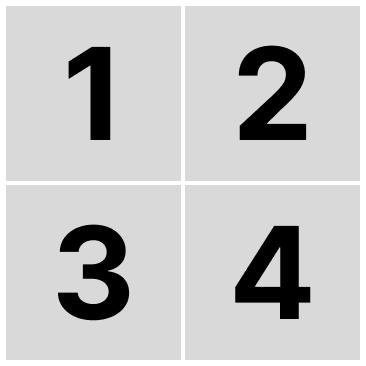
#> input picture docs/intro.jpg, 366 x 366 px, given in place of 1.png, which was not available
$ python p.py
#> lines starting #> are read from the running program, lines starting #| are printed output that depends on the picture; pictures that were not available may be replaced by others from this repository, and a replacement may not be noted
from PIL import Image, ImageOps

# допустим есть 4 картинки одинакового размера
img_size = (175, 175)


# Открываем картинки
img1 = Image.open('docs/1.png')
#> img1 is the input picture: PIL image 366x366 RGB; min 0, max 255, mean 199.5
img2 = Image.open('docs/2.png')
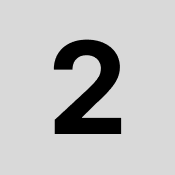
#> input picture docs/2.png, 175 x 175 px
#> img2 is the input picture: PIL image 175x175 RGBA; mean R, G, B, A 192.7, 192.7, 192.7, 255
img3 = Image.open('docs/3.png')
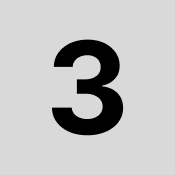
#> input picture docs/3.png, 175 x 175 px
#> img3 is the input picture: PIL image 175x175 RGBA; mean R, G, B, A 192.1, 192.1, 192.1, 255
img4 = Image.open('docs/4.png')
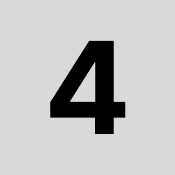
#> input picture docs/4.png, 175 x 175 px
#> img4 is the input picture: PIL image 175x175 RGBA; mean R, G, B, A 191.1, 191.1, 191.1, 255

# получаем размеры картинок
img1_size = img1.size
#> img1_size = (366, 366)
img2_size = img2.size
#> img2_size = (175, 175)
img3_size = img2.size
#> img3_size = (175, 175)
img2_size = img2.size

# рамка для картинок на постере
border = 4

# если картинки одинакового размера, то
# ширина фона => img1_size[0] * 2 + border
# высота фона => img1_size[1] * 2 + border
# следовательно размер фонового изображения
new_img_size = (img1_size[0] * 2 + border,
                img1_size[1] * 2 + border)
#> new_img_size = (736, 736)
# создаем фоновое изображение размером `new_img_size`
img = Image.new('RGB', new_img_size, '#ffffff')
#> img: PIL image 736x736 RGB; every value is 255

# вставляем картинки в фоновое изображение
# отступ у первой картинки (0, 0)
img.paste(img1, (0, 0))
# отступ у второй картинки (img_01_size[0] + 2, 0)
img.paste(img2, (img1_size[0] + border, 0))
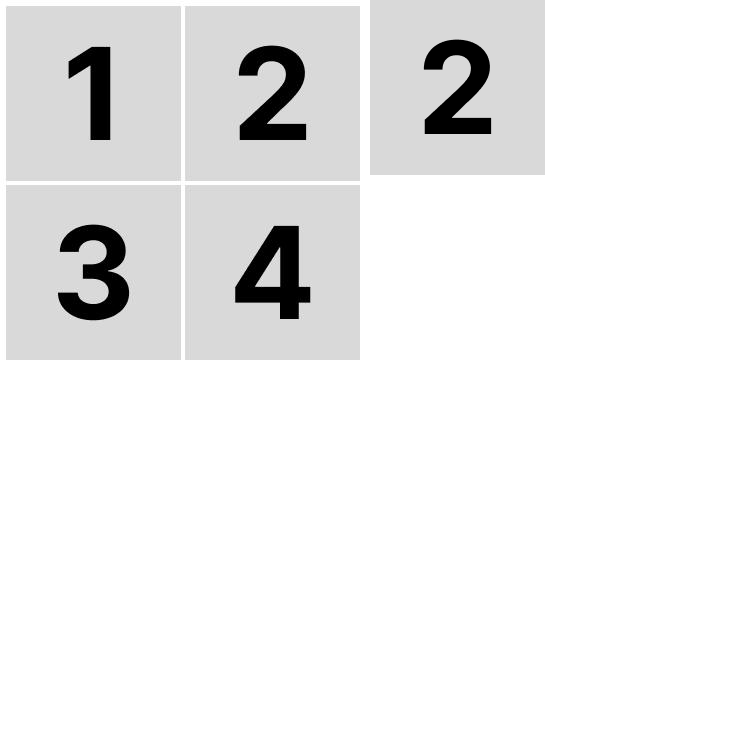
#> img: PIL image 736x736 RGB; min 0, max 255, mean 237.8
# и т. д.
img.paste(img3, (0, img1_size[1] + border))
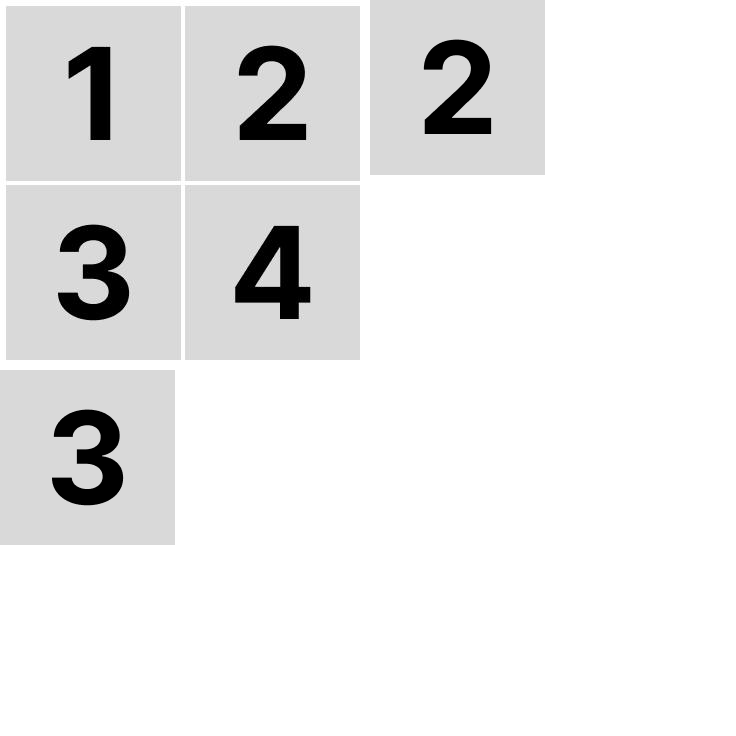
#> img: PIL image 736x736 RGB; min 0, max 255, mean 234.2
img.paste(img4, (img1_size[0] + border, img1_size[1] + border))
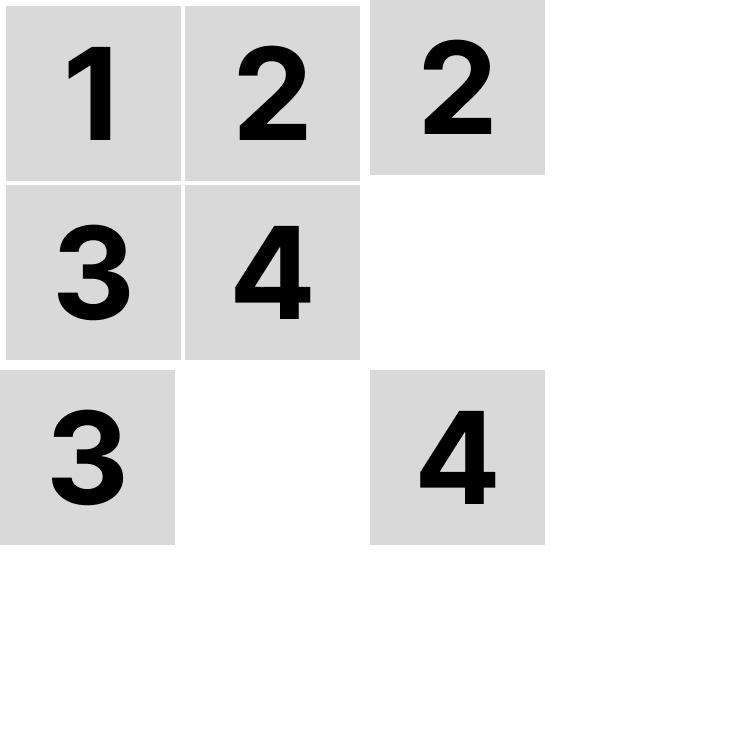
#> img: PIL image 736x736 RGB; min 0, max 255, mean 230.6

# в конце создадим белую рамку вокруг постера на 2px толще
img = ImageOps.expand(img, border=border+2, fill='#ffffff')
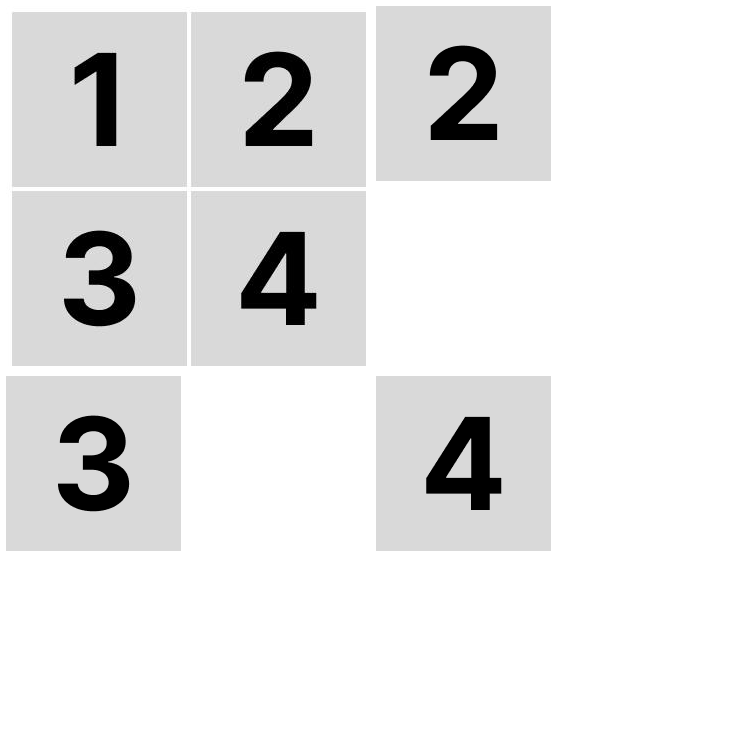
#> img: PIL image 748x748 RGB; min 0, max 255, mean 231.4
# сохраняем новое изображение
img.save('merge_img.jpg', 'JPEG')
